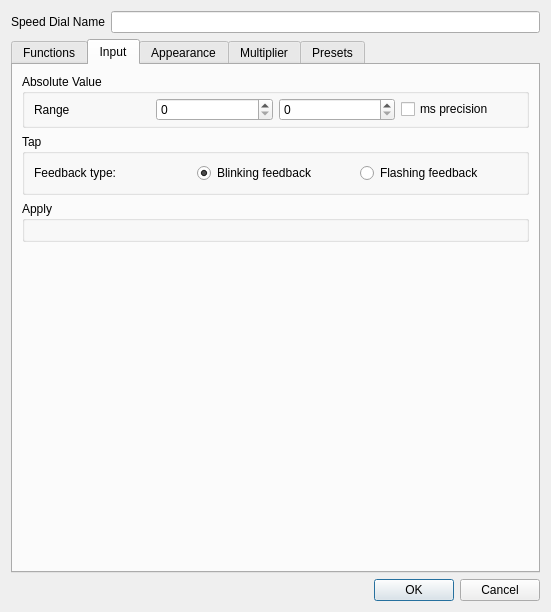
<?xml version="1.0" encoding="UTF-8"?>
<ui version="4.0">
 <author>Massimo Callegari</author>
 <comment>
  Q Light Controller Plus
  vcspeeddialproperties.ui

  Copyright (c) 2015 Massimo Callegari

  Licensed under the Apache License, Version 2.0 (the &quot;License&quot;);
  you may not use this file except in compliance with the License.
  You may obtain a copy of the License at

      http://www.apache.org/licenses/LICENSE-2.0.txt

  Unless required by applicable law or agreed to in writing, software
  distributed under the License is distributed on an &quot;AS IS&quot; BASIS,
  WITHOUT WARRANTIES OR CONDITIONS OF ANY KIND, either express or implied.
  See the License for the specific language governing permissions and
  limitations under the License.
 </comment>
 <class>VCSpeedDialProperties</class>
 <widget class="QDialog" name="VCSpeedDialProperties">
  <property name="geometry">
   <rect>
    <x>0</x>
    <y>0</y>
    <width>551</width>
    <height>612</height>
   </rect>
  </property>
  <property name="windowTitle">
   <string>Speed Dial Properties</string>
  </property>
  <property name="windowIcon">
   <iconset resource="../qlcui.qrc">
    <normaloff>:/speed.png</normaloff>:/speed.png</iconset>
  </property>
  <layout class="QGridLayout" name="gridLayout_2">
   <item row="0" column="0">
    <widget class="QLabel" name="label">
     <property name="text">
      <string>Speed Dial Name</string>
     </property>
    </widget>
   </item>
   <item row="0" column="1">
    <widget class="QLineEdit" name="m_nameEdit">
     <property name="toolTip">
      <string>Title of the dial</string>
     </property>
    </widget>
   </item>
   <item row="2" column="0" colspan="2">
    <widget class="QDialogButtonBox" name="buttonBox">
     <property name="orientation">
      <enum>Qt::Horizontal</enum>
     </property>
     <property name="standardButtons">
      <set>QDialogButtonBox::Cancel|QDialogButtonBox::Ok</set>
     </property>
    </widget>
   </item>
   <item row="1" column="0" colspan="2">
    <widget class="QTabWidget" name="tabWidget">
     <property name="currentIndex">
      <number>1</number>
     </property>
     <widget class="QWidget" name="Functions">
      <attribute name="title">
       <string>Functions</string>
      </attribute>
      <layout class="QGridLayout" name="gridLayout">
       <item row="0" column="0" rowspan="3" colspan="2">
        <widget class="QTreeWidget" name="m_tree">
         <property name="sizePolicy">
          <sizepolicy hsizetype="Expanding" vsizetype="Expanding">
           <horstretch>0</horstretch>
           <verstretch>1</verstretch>
          </sizepolicy>
         </property>
         <property name="alternatingRowColors">
          <bool>true</bool>
         </property>
         <property name="selectionMode">
          <enum>QAbstractItemView::ExtendedSelection</enum>
         </property>
         <property name="rootIsDecorated">
          <bool>false</bool>
         </property>
         <property name="itemsExpandable">
          <bool>false</bool>
         </property>
         <property name="sortingEnabled">
          <bool>true</bool>
         </property>
         <property name="animated">
          <bool>true</bool>
         </property>
         <property name="allColumnsShowFocus">
          <bool>true</bool>
         </property>
         <property name="expandsOnDoubleClick">
          <bool>false</bool>
         </property>
         <column>
          <property name="text">
           <string>Function</string>
          </property>
         </column>
         <column>
          <property name="text">
           <string>Fade In factor</string>
          </property>
          <property name="toolTip">
           <string>Multiplier applied before time is sent as Fade In Time to the function.</string>
          </property>
         </column>
         <column>
          <property name="text">
           <string>Fade Out factor</string>
          </property>
          <property name="toolTip">
           <string>Multiplier applied before time is sent as Fade Out Time to the function.</string>
          </property>
         </column>
         <column>
          <property name="text">
           <string>Duration factor (+tap)</string>
          </property>
          <property name="toolTip">
           <string>Multiplier applied before time is sent as Duration to the function.</string>
          </property>
         </column>
        </widget>
       </item>
       <item row="0" column="2">
        <widget class="QToolButton" name="m_addButton">
         <property name="toolTip">
          <string>Add functions to be controlled</string>
         </property>
         <property name="icon">
          <iconset resource="../qlcui.qrc">
           <normaloff>:/edit_add.png</normaloff>:/edit_add.png</iconset>
         </property>
         <property name="iconSize">
          <size>
           <width>32</width>
           <height>32</height>
          </size>
         </property>
        </widget>
       </item>
       <item row="1" column="2">
        <widget class="QToolButton" name="m_removeButton">
         <property name="toolTip">
          <string>Remove selected functions</string>
         </property>
         <property name="icon">
          <iconset resource="../qlcui.qrc">
           <normaloff>:/edit_remove.png</normaloff>:/edit_remove.png</iconset>
         </property>
         <property name="iconSize">
          <size>
           <width>32</width>
           <height>32</height>
          </size>
         </property>
        </widget>
       </item>
       <item row="2" column="2">
        <spacer name="verticalSpacer">
         <property name="orientation">
          <enum>Qt::Vertical</enum>
         </property>
         <property name="sizeHint" stdset="0">
          <size>
           <width>18</width>
           <height>198</height>
          </size>
         </property>
        </spacer>
       </item>
      </layout>
     </widget>
     <widget class="QWidget" name="Input">
      <attribute name="title">
       <string>Input</string>
      </attribute>
      <layout class="QVBoxLayout" name="verticalLayout_2">
       <item>
        <widget class="QGroupBox" name="groupBox_2">
         <property name="title">
          <string>Absolute Value</string>
         </property>
         <layout class="QGridLayout" name="gridLayout_4">
          <property name="topMargin">
           <number>4</number>
          </property>
          <property name="bottomMargin">
           <number>4</number>
          </property>
          <item row="0" column="0">
           <widget class="QLabel" name="m_absoluteRangeLabel">
            <property name="text">
             <string>Range</string>
            </property>
           </widget>
          </item>
          <item row="0" column="1">
           <widget class="QSpinBox" name="m_absoluteMinSpin"/>
          </item>
          <item row="0" column="2">
           <widget class="QSpinBox" name="m_absoluteMaxSpin"/>
          </item>
          <item row="0" column="3">
           <widget class="QCheckBox" name="m_absolutePrecisionCb">
            <property name="text">
             <string>ms precision</string>
            </property>
           </widget>
          </item>
          <item row="1" column="0" colspan="3">
           <layout class="QHBoxLayout" name="m_absoluteInputLayout"/>
          </item>
         </layout>
        </widget>
       </item>
       <item>
        <widget class="QGroupBox" name="groupBox_3">
         <property name="title">
          <string>Tap</string>
         </property>
         <layout class="QHBoxLayout" name="m_tapLayout">
          <item>
           <widget class="QLabel" name="m_tapFeedbackTypeLabel">
            <property name="text">
             <string>Feedback type:</string>
            </property>
            <property name="wordWrap">
             <bool>false</bool>
            </property>
           </widget>
          </item>
          <item>
           <widget class="QRadioButton" name="m_tapBlinkFeedback">
            <property name="text">
             <string>Blinking feedback</string>
            </property>
            <property name="checked">
             <bool>true</bool>
            </property>
           </widget>
          </item>
          <item>
           <widget class="QRadioButton" name="m_tapFlashFeedback">
            <property name="text">
             <string>Flashing feedback</string>
            </property>
            <property name="checked">
             <bool>false</bool>
            </property>
           </widget>
          </item>
         </layout>
        </widget>
       </item>
       <item>
        <layout class="QHBoxLayout" name="m_tapInputLayout"/>
       </item>
       <item>
        <widget class="QGroupBox" name="groupBox_4">
         <property name="title">
          <string>Apply</string>
         </property>
         <layout class="QHBoxLayout" name="m_applyInputLayout"/>
        </widget>
       </item>
       <item>
        <spacer name="verticalSpacer_2">
         <property name="orientation">
          <enum>Qt::Vertical</enum>
         </property>
         <property name="sizeHint" stdset="0">
          <size>
           <width>20</width>
           <height>40</height>
          </size>
         </property>
        </spacer>
       </item>
      </layout>
     </widget>
     <widget class="QWidget" name="Appearance">
      <attribute name="title">
       <string>Appearance</string>
      </attribute>
      <layout class="QVBoxLayout" name="verticalLayout">
       <item>
        <widget class="QCheckBox" name="m_pmCheck">
         <property name="text">
          <string>Show plus and minus buttons</string>
         </property>
        </widget>
       </item>
       <item>
        <widget class="QCheckBox" name="m_dialCheck">
         <property name="text">
          <string>Show the central dial</string>
         </property>
        </widget>
       </item>
       <item>
        <widget class="QCheckBox" name="m_tapCheck">
         <property name="text">
          <string>Show the tap button</string>
         </property>
        </widget>
       </item>
       <item>
        <widget class="QCheckBox" name="m_hoursCheck">
         <property name="text">
          <string>Show the hours field</string>
         </property>
        </widget>
       </item>
       <item>
        <widget class="QCheckBox" name="m_minCheck">
         <property name="text">
          <string>Show the minutes field</string>
         </property>
        </widget>
       </item>
       <item>
        <widget class="QCheckBox" name="m_secCheck">
         <property name="text">
          <string>Show the seconds field</string>
         </property>
        </widget>
       </item>
       <item>
        <widget class="QCheckBox" name="m_msCheck">
         <property name="text">
          <string>Show the milliseconds field</string>
         </property>
        </widget>
       </item>
       <item>
        <widget class="QCheckBox" name="m_mdCheck">
         <property name="text">
          <string>Show multiplier and divisor buttons</string>
         </property>
        </widget>
       </item>
       <item>
        <widget class="QCheckBox" name="m_applyCheck">
         <property name="text">
          <string>Show the apply button</string>
         </property>
        </widget>
       </item>
       <item>
        <spacer name="verticalSpacer_3">
         <property name="orientation">
          <enum>Qt::Vertical</enum>
         </property>
         <property name="sizeHint" stdset="0">
          <size>
           <width>20</width>
           <height>256</height>
          </size>
         </property>
        </spacer>
       </item>
      </layout>
     </widget>
     <widget class="QWidget" name="MultDiv">
      <attribute name="title">
       <string>Multiplier</string>
      </attribute>
      <layout class="QVBoxLayout" name="verticalLayout_4">
       <item>
        <widget class="QCheckBox" name="m_resetFactorOnDialChangeCb">
         <property name="text">
          <string>Reset multiplier factor when the dial value changes</string>
         </property>
        </widget>
       </item>
       <item>
        <layout class="QHBoxLayout" name="m_multInputLayout"/>
       </item>
       <item>
        <layout class="QHBoxLayout" name="m_divInputLayout"/>
       </item>
       <item>
        <layout class="QHBoxLayout" name="m_multDivResetInputLayout"/>
       </item>
       <item>
        <spacer name="verticalSpacer_4">
         <property name="orientation">
          <enum>Qt::Vertical</enum>
         </property>
         <property name="sizeHint" stdset="0">
          <size>
           <width>0</width>
           <height>0</height>
          </size>
         </property>
        </spacer>
       </item>
      </layout>
     </widget>
     <widget class="QWidget" name="tab_2">
      <attribute name="title">
       <string>Presets</string>
      </attribute>
      <layout class="QVBoxLayout" name="verticalLayout_3">
       <item>
        <layout class="QGridLayout" name="gridLayout_10">
         <item row="2" column="2">
          <widget class="QLineEdit" name="m_presetNameEdit">
           <property name="toolTip">
            <string>Preset name</string>
           </property>
          </widget>
         </item>
         <item row="2" column="1">
          <widget class="QLabel" name="label_2">
           <property name="sizePolicy">
            <sizepolicy hsizetype="Preferred" vsizetype="Fixed">
             <horstretch>0</horstretch>
             <verstretch>0</verstretch>
            </sizepolicy>
           </property>
           <property name="text">
            <string>Preset Name</string>
           </property>
          </widget>
         </item>
         <item row="9" column="0" colspan="3">
          <layout class="QVBoxLayout" name="m_presetInputLayout"/>
         </item>
         <item row="0" column="1" colspan="2">
          <widget class="QPushButton" name="m_addPresetButton">
           <property name="text">
            <string> Add preset</string>
           </property>
           <property name="icon">
            <iconset resource="../qlcui.qrc">
             <normaloff>:/edit_add.png</normaloff>:/edit_add.png</iconset>
           </property>
          </widget>
         </item>
         <item row="3" column="1" colspan="2">
          <widget class="SpeedDial" name="m_speedDialWidget" native="true"/>
         </item>
         <item row="0" column="0" rowspan="9">
          <widget class="QTreeWidget" name="m_presetsTree">
           <column>
            <property name="text">
             <string>Name</string>
            </property>
           </column>
           <column>
            <property name="text">
             <string>Value</string>
            </property>
           </column>
          </widget>
         </item>
         <item row="1" column="1" colspan="2">
          <widget class="QPushButton" name="m_removePresetButton">
           <property name="text">
            <string> Remove</string>
           </property>
           <property name="icon">
            <iconset resource="../qlcui.qrc">
             <normaloff>:/edit_remove.png</normaloff>:/edit_remove.png</iconset>
           </property>
          </widget>
         </item>
        </layout>
       </item>
      </layout>
     </widget>
    </widget>
   </item>
  </layout>
 </widget>
 <customwidgets>
  <customwidget>
   <class>SpeedDial</class>
   <extends>QWidget</extends>
   <header>speeddial.h</header>
  </customwidget>
 </customwidgets>
 <resources>
  <include location="../qlcui.qrc"/>
  <include location="../qlcui.qrc"/>
 </resources>
 <connections>
  <connection>
   <sender>buttonBox</sender>
   <signal>accepted()</signal>
   <receiver>VCSpeedDialProperties</receiver>
   <slot>accept()</slot>
   <hints>
    <hint type="sourcelabel">
     <x>266</x>
     <y>429</y>
    </hint>
    <hint type="destinationlabel">
     <x>157</x>
     <y>274</y>
    </hint>
   </hints>
  </connection>
  <connection>
   <sender>buttonBox</sender>
   <signal>rejected()</signal>
   <receiver>VCSpeedDialProperties</receiver>
   <slot>reject()</slot>
   <hints>
    <hint type="sourcelabel">
     <x>334</x>
     <y>429</y>
    </hint>
    <hint type="destinationlabel">
     <x>286</x>
     <y>274</y>
    </hint>
   </hints>
  </connection>
  <connection>
   <sender>m_addButton</sender>
   <signal>clicked()</signal>
   <receiver>VCSpeedDialProperties</receiver>
   <slot>slotAddClicked()</slot>
   <hints>
    <hint type="sourcelabel">
     <x>376</x>
     <y>121</y>
    </hint>
    <hint type="destinationlabel">
     <x>396</x>
     <y>106</y>
    </hint>
   </hints>
  </connection>
  <connection>
   <sender>m_removeButton</sender>
   <signal>clicked()</signal>
   <receiver>VCSpeedDialProperties</receiver>
   <slot>slotRemoveClicked()</slot>
   <hints>
    <hint type="sourcelabel">
     <x>376</x>
     <y>167</y>
    </hint>
    <hint type="destinationlabel">
     <x>396</x>
     <y>163</y>
    </hint>
   </hints>
  </connection>
 </connections>
 <slots>
  <slot>slotAddClicked()</slot>
  <slot>slotRemoveClicked()</slot>
 </slots>
</ui>
